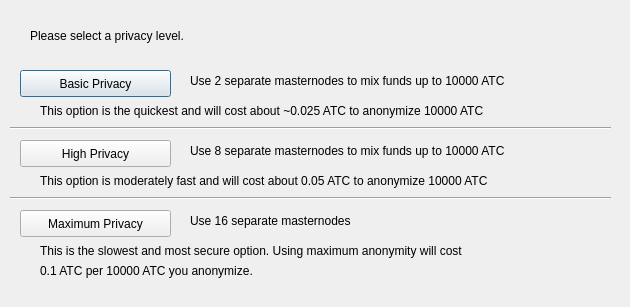
<?xml version="1.0" encoding="UTF-8"?>
<ui version="4.0">
 <class>ObfuscationConfig</class>
 <widget class="QDialog" name="ObfuscationConfig">
  <property name="geometry">
   <rect>
    <x>0</x>
    <y>0</y>
    <width>630</width>
    <height>307</height>
   </rect>
  </property>
  <property name="windowTitle">
   <string>Configure Obfuscation</string>
  </property>
  <widget class="QPushButton" name="buttonBasic">
   <property name="geometry">
    <rect>
     <x>20</x>
     <y>70</y>
     <width>151</width>
     <height>27</height>
    </rect>
   </property>
   <property name="text">
    <string>Basic Privacy</string>
   </property>
  </widget>
  <widget class="QPushButton" name="buttonHigh">
   <property name="geometry">
    <rect>
     <x>20</x>
     <y>140</y>
     <width>151</width>
     <height>27</height>
    </rect>
   </property>
   <property name="text">
    <string>High Privacy</string>
   </property>
  </widget>
  <widget class="QPushButton" name="buttonMax">
   <property name="geometry">
    <rect>
     <x>20</x>
     <y>210</y>
     <width>151</width>
     <height>27</height>
    </rect>
   </property>
   <property name="text">
    <string>Maximum Privacy</string>
   </property>
  </widget>
  <widget class="QLabel" name="label">
   <property name="geometry">
    <rect>
     <x>30</x>
     <y>20</y>
     <width>571</width>
     <height>31</height>
    </rect>
   </property>
   <property name="text">
    <string>Please select a privacy level.</string>
   </property>
  </widget>
  <widget class="QLabel" name="label_2">
   <property name="geometry">
    <rect>
     <x>190</x>
     <y>70</y>
     <width>421</width>
     <height>21</height>
    </rect>
   </property>
   <property name="text">
    <string>Use 2 separate masternodes to mix funds up to 10000 ATC</string>
   </property>
  </widget>
  <widget class="QLabel" name="label_3">
   <property name="geometry">
    <rect>
     <x>190</x>
     <y>140</y>
     <width>411</width>
     <height>21</height>
    </rect>
   </property>
   <property name="text">
    <string>Use 8 separate masternodes to mix funds up to 10000 ATC</string>
   </property>
  </widget>
  <widget class="QLabel" name="label_4">
   <property name="geometry">
    <rect>
     <x>190</x>
     <y>210</y>
     <width>421</width>
     <height>21</height>
    </rect>
   </property>
   <property name="text">
    <string>Use 16 separate masternodes</string>
   </property>
  </widget>
  <widget class="QLabel" name="label_6">
   <property name="geometry">
    <rect>
     <x>40</x>
     <y>100</y>
     <width>561</width>
     <height>21</height>
    </rect>
   </property>
   <property name="text">
    <string>This option is the quickest and will cost about ~0.025 ATC to anonymize 10000 ATC</string>
   </property>
  </widget>
  <widget class="QLabel" name="label_7">
   <property name="geometry">
    <rect>
     <x>40</x>
     <y>170</y>
     <width>561</width>
     <height>21</height>
    </rect>
   </property>
   <property name="text">
    <string>This option is moderately fast and will cost about 0.05 ATC to anonymize 10000 ATC</string>
   </property>
  </widget>
  <widget class="QLabel" name="label_8">
   <property name="geometry">
    <rect>
     <x>40</x>
     <y>240</y>
     <width>561</width>
     <height>21</height>
    </rect>
   </property>
   <property name="text">
    <string>This is the slowest and most secure option. Using maximum anonymity will cost</string>
   </property>
  </widget>
  <widget class="QLabel" name="label_9">
   <property name="geometry">
    <rect>
     <x>40</x>
     <y>260</y>
     <width>561</width>
     <height>21</height>
    </rect>
   </property>
   <property name="text">
    <string>0.1 ATC per 10000 ATC you anonymize.</string>
   </property>
  </widget>
  <widget class="Line" name="line">
   <property name="geometry">
    <rect>
     <x>10</x>
     <y>120</y>
     <width>601</width>
     <height>16</height>
    </rect>
   </property>
   <property name="orientation">
    <enum>Qt::Horizontal</enum>
   </property>
  </widget>
  <widget class="Line" name="line_2">
   <property name="geometry">
    <rect>
     <x>10</x>
     <y>190</y>
     <width>601</width>
     <height>16</height>
    </rect>
   </property>
   <property name="orientation">
    <enum>Qt::Horizontal</enum>
   </property>
  </widget>
 </widget>
 <resources/>
 <connections/>
</ui>
